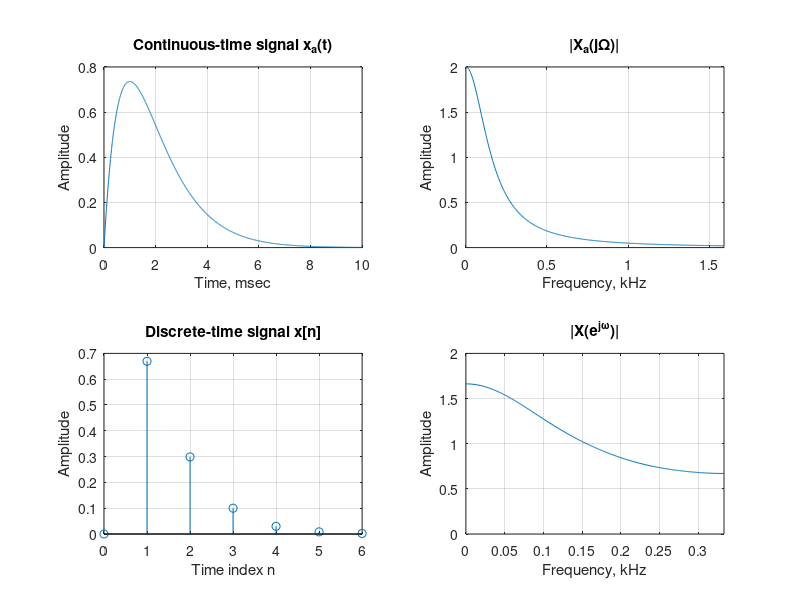

Recreate this plot in MATLAB.
% Program P5_3
% Illustration of the Aliasing Effect 
% in the Frequency-Domain
clf;
t = 0:0.005:10;
xa = 2*t.*exp(-t);
subplot(2,2,1)
plot(t,xa);grid
xlabel('Time, msec');ylabel('Amplitude');
title('Continuous-time signal x_{a}(t)');
subplot(2,2,2)
wa = 0:10/511:10;
ha = freqs(2,[1 2 1],wa);
plot(wa/(2*pi),abs(ha));grid;
xlabel('Frequency, kHz');ylabel('Amplitude');
title('|X_{a}(j\Omega)|');
axis([0 5/pi 0 2]);
subplot(2,2,3)
T = 1.5;
n = 0:T:10;
xs = 2*n.*exp(-n);
k = 0:length(n)-1;
stem(k,xs);grid;
xlabel('Time index n');ylabel('Amplitude');
title('Discrete-time signal x[n]');
subplot(2,2,4)
wd = 0:pi/255:pi;
hd = freqz(xs,1,wd);
plot(wd/(T*2*pi), T*abs(hd));grid;
xlabel('Frequency, kHz');ylabel('Amplitude');
title('|X(e^{j\omega})|');
axis([0 0.5/T 0 2])
